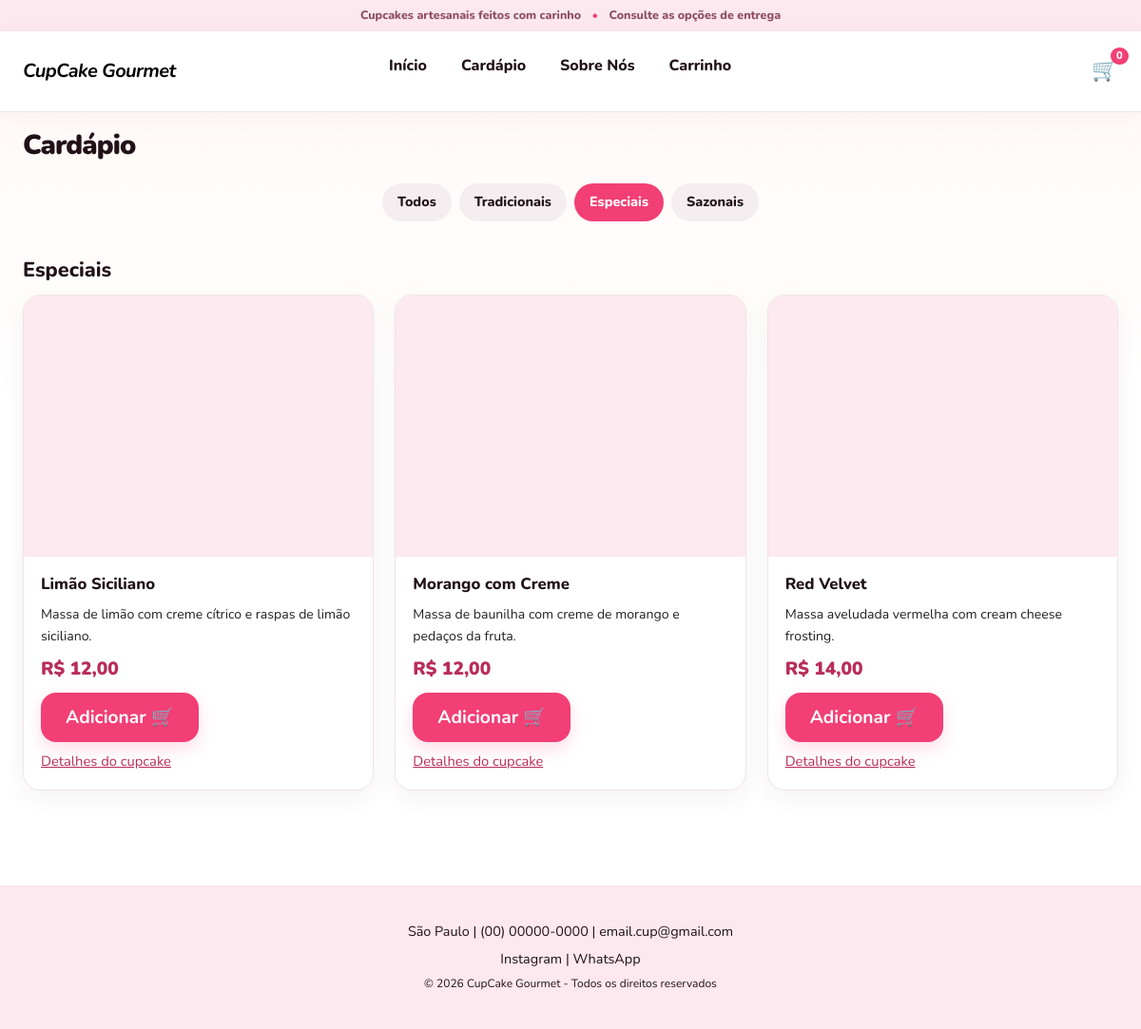
The app's page /cardapio?categoria=2 with its own data.
### tables this page shows
CREATE TABLE IF NOT EXISTS categoria (
    id_categoria INT AUTO_INCREMENT PRIMARY KEY,
    nome VARCHAR(80) NOT NULL UNIQUE
);

CREATE TABLE IF NOT EXISTS produto (
    id_produto INT AUTO_INCREMENT PRIMARY KEY,
    id_categoria INT NOT NULL,
    nome VARCHAR(120) NOT NULL,
    descricao TEXT,
    preco DECIMAL(10,2) NOT NULL,
    imagem_url VARCHAR(255),
    ativo BOOLEAN NOT NULL DEFAULT TRUE,
    CHECK (preco >= 0),
    FOREIGN KEY (id_categoria) REFERENCES categoria(id_categoria)
);

### app/Core/View.php (called while the page is built, shortened)
<?php
final class View
{
    public static function render(string $view, array $dados = [], int $status = 200): void
    {
        $__base = dirname(__DIR__) . '/Views/';
        $__arquivo = $__base . $view . '.php';
        extract($dados, EXTR_SKIP);
        require $__arquivo;
        require $__base . 'layout.php';
    }
}

### app/Core/Controller.php (called while the page is built, shortened)
<?php
abstract class Controller
{
    protected function view(string $view, array $dados = [], int $status = 200): void
    {
        View::render($view, $dados, $status);
    }
}

### app/Controllers/CardapioController.php (called while the page is built, shortened)
<?php
final class CardapioController extends Controller
{
    public function index(): void
    {
        $categorias = Categoria::todas();
        $filtro = isset($_GET['categoria']) ? (int) $_GET['categoria'] : null;
        $grupos = [];
        foreach (Produto::listar($filtro) as $produto) {
            $grupos[$produto['categoria']][] = $produto;
        }
        $this->view('cardapio', [
            'categorias' => $categorias,
            'filtro'     => $filtro,
            'grupos'     => $grupos,
        ]);
    }
}

### public/index.php (called while the page is built, shortened)
<?php
require __DIR__ . '/../app/autoload.php';
$router = new Router();
$router->dispatch(
    $_SERVER['REQUEST_METHOD'] ?? 'GET',
    parse_url($_SERVER['REQUEST_URI'] ?? '/', PHP_URL_PATH) ?: '/'
);

### app/autoload.php (called while the page is built, shortened)
<?php
require_once __DIR__ . '/helpers.php';
spl_autoload_register(function (string $classe): void {
    $prefixo = 'App\\';
    $relativo = substr($classe, strlen($prefixo));
    $arquivo = __DIR__ . '/' . str_replace('\\', '/', $relativo) . '.php';
});

### config/config.php (called while the page is built)
<?php
return [
    'app_name' => 'CupCake Gourmet',
    'db' => [
        'host'    => getenv('DB_HOST') ?: '127.0.0.1',
        'port'    => getenv('DB_PORT') ?: '3306',
        'name'    => getenv('DB_NAME') ?: 'cupcake_gourmet',
        'user'    => getenv('DB_USER') ?: 'root',
        'pass'    => getenv('DB_PASS') !== false ? getenv('DB_PASS') : '',
        'charset' => 'utf8mb4',
    ],
];

### app/Core/Config.php (called while the page is built, shortened)
<?php
final class Config
{
    private static ?array $dados = null;
    public static function get(string $chave): mixed
    {
        if (self::$dados === null) {
            self::$dados = require dirname(__DIR__, 2) . '/config/config.php';
        }
        return self::$dados[$chave] ?? null;
    }
}

### app/Core/Database.php (called while the page is built, shortened)
<?php
final class Database
{
    private static ?PDO $pdo = null;
    public static function conn(): PDO
    {
        if (self::$pdo === null) {
            $c = Config::get('db');
            $dsn = sprintf(
                'mysql:host=%s;port=%s;dbname=%s;charset=%s',
                $c['host'], $c['port'], $c['name'], $c['charset']
            );
            self::$pdo = new PDO($dsn, $c['user'], $c['pass'], [
                PDO::ATTR_ERRMODE            => PDO::ERRMODE_EXCEPTION,
                PDO::ATTR_DEFAULT_FETCH_MODE => PDO::FETCH_ASSOC,
                PDO::ATTR_EMULATE_PREPARES   => false,
            ]);
        }
        return self::$pdo;
    }
}

### app/Models/Categoria.php (called while the page is built, shortened)
<?php
final class Categoria
{
    public static function todas(): array
    {
        return Database::conn()
            ->query('SELECT id_categoria, nome FROM categoria ORDER BY id_categoria')
            ->fetchAll();
    }
}

### app/helpers.php (called while the page is built, shortened)
<?php
function e(mixed $valor): string
{
    return htmlspecialchars((string) $valor, ENT_QUOTES | ENT_SUBSTITUTE, 'UTF-8');
}
function dinheiro(float|int|string $valor): string
{
    return 'R$ ' . number_format((float) $valor, 2, ',', '.');
}

### app/Models/Produto.php (called while the page is built, shortened)
<?php
final class Produto
{
    public static function listar(?int $idCategoria = null): array
    {
        $sql = 'SELECT p.*, c.nome AS categoria
                  FROM produto p
                  JOIN categoria c ON c.id_categoria = p.id_categoria
                 WHERE p.ativo = TRUE';
        $params = [];
        if ($idCategoria !== null) {
            $sql .= ' AND p.id_categoria = ?';
            $params[] = $idCategoria;
        }
        $sql .= ' ORDER BY p.id_categoria, p.nome';
        $st = Database::conn()->prepare($sql);
        $st->execute($params);
        return $st->fetchAll();
    }
}

### app/Views/_card_produto.php (the view, shortened to what this page needs)
<article class="card">
    <a class="card-img" href="/produto/<?= (int) $p['id_produto'] ?>">
    </a>
    <div class="card-corpo">
        <h3><?= e($p['nome']) ?></h3>
        <?php if (!empty($p['descricao'])): ?>
            <p class="desc"><?= e($p['descricao']) ?></p>
        <?php endif; ?>
        <p class="preco"><?= dinheiro($p['preco']) ?></p>
        <form method="post" action="/carrinho/adicionar">
            <button class="btn btn-bloco" type="submit">Adicionar 🛒</button>
        </form>
        <a class="link" href="/produto/<?= (int) $p['id_produto'] ?>">Detalhes do cupcake</a>
    </div>
</article>

### app/Views/cardapio.php (shortened to what this page needs)
<h1>Cardápio</h1>
<nav class="abas" aria-label="Categorias">
    <a class="aba <?= $filtro === null ? 'ativa' : '' ?>" href="/cardapio">Todos</a>
    <?php foreach ($categorias as $c): ?>
        <a class="aba <?= $filtro === (int) $c['id_categoria'] ? 'ativa' : '' ?>"
           href="/cardapio?categoria=<?= (int) $c['id_categoria'] ?>"><?= e($c['nome']) ?></a>
    <?php endforeach; ?>
</nav>
<?php foreach ($grupos as $nomeCategoria => $produtos): ?>
    <h2><?= e($nomeCategoria) ?></h2>
    <div class="grade">
        <?php foreach ($produtos as $p): ?>
            <?php include __DIR__ . '/_card_produto.php'; ?>
        <?php endforeach; ?>
    </div>
<?php endforeach; ?>

### app/Core/Router.php (shortened to what this page needs)
<?php
final class Router
{
    private array $rotas = [];
    private function adicionar(string $metodo, string $padrao, array $acao): void
    {
        $regex = '#^' . preg_replace('#\{(\w+)\}#', '(?P<$1>[^/]+)', $padrao) . '$#';
        $this->rotas[] = [$metodo, $regex, $acao];
    }
    public function dispatch(string $metodo, string $caminho): void
    {
        $caminho = rtrim($caminho, '/');
        foreach ($this->rotas as [$m, $regex, $acao]) {
            if ($m !== $metodo || preg_match($regex, $caminho, $achados) !== 1) {
                continue;
            }
            $parametros = array_filter($achados, 'is_string', ARRAY_FILTER_USE_KEY);
            [$classe, $metodoAcao] = $acao;
            (new $classe())->$metodoAcao(...array_values($parametros));
            return;
        }
    }
}

### public/css/style.css (style rules this page uses)
:root { --rosa: #f23f75; --rosa-escuro: #b92d59; --rosa-claro: #fceaf0; --fundo: #fff8f5; --superficie: #ffffff; --texto: #211118; --muted: #231f21; --borda: #f0e3e6; --erro: #b4233d; --ok: #247548; --sombra-suave: 0 8px 24px rgba(80, 39, 53, 0.06); --sombra-card: 0 12px 32px rgba(80, 39, 53, 0.1); --raio: 18px; --raio-grande: 26px; --transicao: 180ms ease; }
* { box-sizing: border-box; }
html { scroll-behavior: smooth; }
body { margin: 0; min-width: 320px; font-family: "Nunito", system-ui, -apple-system, "Segoe UI", sans-serif; color: var(--texto); background: linear-gradient(180deg, #fff8f5 0, #ffffff 420px); line-height: 1.65; -webkit-font-smoothing: antialiased; }
a { color: var(--rosa-escuro); transition: color var(--transicao); }
h1, h2, h3, h4 { color: var(--texto); line-height: 1.3; }
h1 { font-size: 1.8rem; margin: 1rem 0 0.6rem; font-weight: 900; letter-spacing: -0.03em; }
h2 { font-size: 1.35rem; margin: 1.6rem 0 0.7rem; font-weight: 800; }
h3 { font-weight: 800; }
p { overflow-wrap: break-word; }
.link { font-size: 0.92rem; }
main.container > h2, main.container > h1, main.container > .grade, main.container > .avaliacoes { max-width: 1200px; margin-left: auto; margin-right: auto; padding-left: 24px; padding-right: 24px; }
.btn { display: inline-flex; align-items: center; justify-content: center; min-height: 46px; padding: 12px 25px; border: 1px solid transparent; border-radius: 1rem; background: var(--rosa); color: #ffffff; font-family: inherit; font-size: 1.2rem; font-weight: 700; text-align: center; text-decoration: none; cursor: pointer; box-shadow: 0 7px 18px rgba(242, 63, 117, 0.18); }
.btn-bloco { width: 100%; display: flex; }
.grade { display: grid; grid-template-columns: repeat(3, minmax(0, 1fr)); gap: 22px; }
.card { display: flex; flex-direction: column; min-width: 0; overflow: hidden; border: 1px solid var(--borda); border-radius: var(--raio); background: var(--superficie); box-shadow: var(--sombra-suave); transition: transform var(--transicao), box-shadow var(--transicao); }
.card-img { display: flex; align-items: center; justify-content: center; overflow: hidden; aspect-ratio: 4 / 3; background: var(--rosa-claro); }
.card-corpo { display: flex; flex-direction: column; align-items: flex-start; flex: 1; gap: 0.5rem; padding: 18px; }
.card-corpo h3, .card h3 { margin: 0; font-size: 1.05rem; line-height: 1.35; }
.desc { margin: 0; color: var(--muted); font-size: 0.88rem; }
.preco { margin: 0; color: var(--rosa-escuro); font-size: 1.2rem; font-weight: 900; }
.abas { display: flex; flex-wrap: wrap; justify-content: center; align-items: center; gap: 0.5rem; margin-bottom: 1rem; padding: 12px 16px; }
.aba { padding: 0.5rem 1rem; border-radius: 999px; background: #f4eef1; color: var(--texto); text-decoration: none; font-size: 0.9rem; font-weight: 800; }
.aba.ativa { background: var(--rosa); color: #ffffff; }
@media (min-width: 720px) { .grade { grid-template-columns: repeat(3, minmax(0, 1fr)); } }

### records on screen
categoria: nome "Tradicionais"
categoria: nome "Especiais"
categoria: nome "Sazonais"
produto: nome "Limão Siciliano", descricao "Massa de limão com creme cítrico e raspas de limão siciliano.", preco "R$ 12,00"
produto: nome "Morango com Creme", descricao "Massa de baunilha com creme de morango e pedaços da fruta.", preco "R$ 12,00"
produto: nome "Red Velvet", descricao "Massa aveludada vermelha com cream cheese frosting.", preco "R$ 14,00"

### other values on screen
$nomeCategoria "Especiais"
